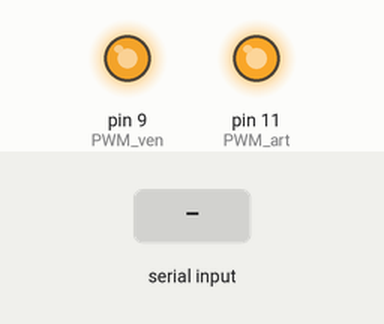
Simulated run of this sketch. Board: Arduino Uno, built with avr-gcc and run on an emulated ATmega328P. Parts: output pins drawn as LEDs (lit = HIGH). Inputs (shaded band) come from the test bench. What the sketch prints to the serial monitor is not drawn.

Above: at 3.4 s.
3.5 s: "hypertensie\n" received over Serial
At 4.4 s:
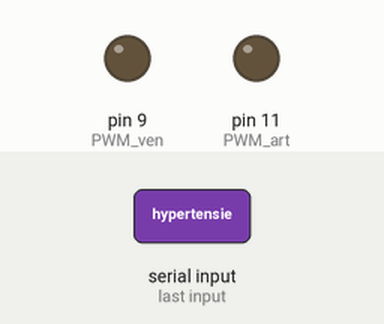
At 10.1 s:
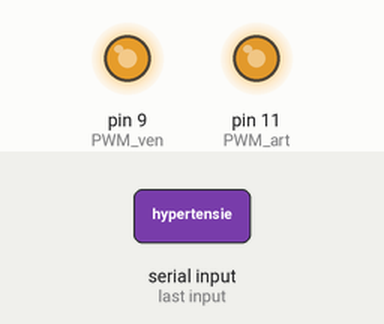
Timing chart, 0 to 17.0 s (numbered marks = the images above; inputs shaded):
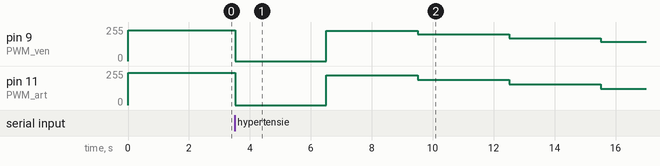

The sketch:

Arduino_GUIv8.ino
```cpp
// PWM pinnen voor aansturing kleppen
int PWM_ven = 9;
int PWM_art = 11;

// Stabiele situatie
float dc_art_stabiel = 95;
float dc_ven_stabiel = 90;
byte PWM_art_stabiel = 255 * dc_art_stabiel / 100;
byte PWM_ven_stabiel = 255 * dc_ven_stabiel / 100;

String scenarios = "[occlusie_art-mild]/[occlusie_art-ernstig]/[occlusie_ven-mild]/[occlusie_ven-ernstig]/[hypotensie]/[hypertensie]/[stabiel]";

void setup() {
  Serial.begin(9600);
  pinMode(PWM_ven, OUTPUT);
  pinMode(PWM_art, OUTPUT);

  analogWrite(PWM_ven, PWM_ven_stabiel);
  analogWrite(PWM_art, PWM_art_stabiel);

  delay(2000);
  Serial.println("Welkom bij het scenarioprogramma. Mogelijke scenario’s:");
  Serial.println(" - [Hypertensie]\n - [Hypotensie]");
  Serial.println(" - Arteriële occlusie: [occlusie_art-mild] / [occlusie_art-ernstig]");
  Serial.println(" - Veneuze occlusie: [occlusie_ven-mild] / [occlusie_ven-ernstig]");
  Serial.println(" - Terug naar stabiel: [stabiel]");
}

void setPWM(float dc_art, float dc_ven, String msg) {
  Serial.println("RUNNING");
  Serial.println(msg);
  analogWrite(PWM_art, byte(dc_art / 100 * 255));
  analogWrite(PWM_ven, byte(dc_ven / 100 * 255));
  Serial.println("READY");
}

void simulateScenario(float dc_art, float dc_ven, int duration_ms, int steps) {
  Serial.println("RUNNING");

  float start_art = analogRead(PWM_art) / 255.0 * 100;
  float start_ven = analogRead(PWM_ven) / 255.0 * 100;
  float step_art = (dc_art - start_art) / steps;
  float step_ven = (dc_ven - start_ven) / steps;

  for (int i = 0; i <= steps; i++) {
    float new_art = start_art + i * step_art;
    float new_ven = start_ven + i * step_ven;
    analogWrite(PWM_art, byte(new_art / 100 * 255));
    analogWrite(PWM_ven, byte(new_ven / 100 * 255));
    delay(duration_ms / steps);
  }

  Serial.println("READY");
}

void loop() {
  if (Serial.available()) {
    String command = Serial.readStringUntil('\n');
    command.trim();
    Serial.println(command);

    if (command.equalsIgnoreCase("hypertensie")) {
      simulateScenario(70, 90, 30000, 10);

    } else if (command.equalsIgnoreCase("hypotensie")) {
      simulateScenario(95, 62, 30000, 10);

    } else if (command.equalsIgnoreCase("occlusie_art-mild")) {
      setPWM(69, 90, "Scenario milde arteriële occlusie start");

    } else if (command.equalsIgnoreCase("occlusie_art-ernstig")) {
      setPWM(66, 90, "Scenario ernstige arteriële occlusie start");

    } else if (command.equalsIgnoreCase("occlusie_ven-mild")) {
      setPWM(95, 60, "Scenario milde veneuze occlusie start");

    } else if (command.equalsIgnoreCase("occlusie_ven-ernstig")) {
      setPWM(95, 58, "Scenario ernstige veneuze occlusie start");

    } else if (command.equalsIgnoreCase("stabiel") || command.equalsIgnoreCase("reset")) {
      setPWM(dc_art_stabiel, dc_ven_stabiel, "Terug naar de stabiele situatie");

    } else if (command.startsWith("DC-Arterieel")) {
      int art_index = command.indexOf("DC-Arterieel-") + 13;
      int ven_index = command.indexOf("-Veneus-");
      float art = command.substring(art_index, ven_index).toFloat();
      float ven = command.substring(ven_index + 8).toFloat();
      setPWM(art, ven, "Handmatige aanpassing uitgevoerd");

    } else {
      Serial.println("ERROR");
      Serial.println("Ongeldig scenario. Kies uit:");
      Serial.println(scenarios);
    }
  }
}
```

Measured:
- after the input at 3.5 s, pin 9 (PWM_ven): 229/255 → 0/255 at once, → 227/255 3.0 s later, → 199/255 3.0 s later, → 171/255 3.0 s later, … (5 changes in this stretch); pin 11 (PWM_art): 242/255 → 0/255 at once, → 222/255 3.0 s later, → 189/255 3.0 s later, → 155/255 3.0 s later, … (5 changes in this stretch)
